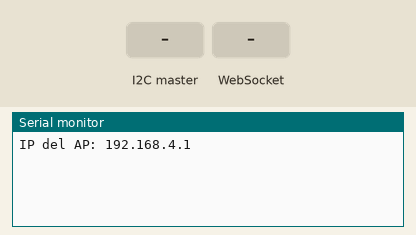
This sketch was run on a simulated ESP32. Parts: the last lines printed to the serial monitor. The test bench sets the inputs (shaded band).

Above: at 1.2 s.
1.3 s: the I2C master sends the byte 1
At 1.7 s:
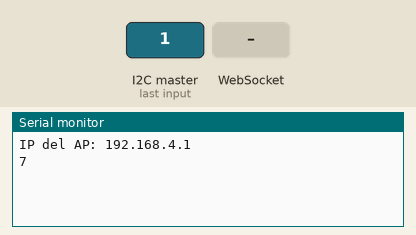
2.8 s: WebSocket text "1" received
At 3.4 s:
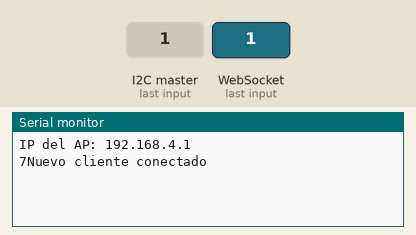

The sketch:

My_Serverv2.ino
```cpp
#include <WiFi.h>
#include <Wire.h>
#include <ESPAsyncWebServer.h>
#include <ESP32Servo.h>

// Replace with your network credentials
const char* ssid = "ESP32-Final_p";
const char* password = "123456789";

// Página HTML con WebSocket para actualizar la interfaz en tiempo real
const char index_html[] PROGMEM = R"rawliteral(
<!DOCTYPE html>
<html lang="es">
<head>
  <meta charset="UTF-8">
  <meta name="viewport" content="width=device-width, initial-scale=1.0">
  <title>Terminal de Parqueo</title>
  <style>
    body {
      font-family: Arial, sans-serif;
      display: flex;
      flex-direction: column;
      align-items: center;
      justify-content: center;
      height: 100vh;
      margin: 0;
      background-color: #f4f4f4;
    }

    .titulo {
      font-size: 36px;
      font-weight: bold;
      text-align: center;
      color: #4CAF50;
      margin-top: 20px;
      text-shadow: 2px 2px 5px rgba(0, 0, 0, 0.3);
      padding: 10px;
      width: 100%;
      background-color: #333;
      color: white;
    }

    .main-container {
      display: flex;
      justify-content: flex-start;
      align-items: center;
      gap: 40px;
      margin-top: 30px;
    }

    .content {
      display: flex;
      flex-direction: column;
      align-items: center;
      margin-right: 20px;
    }

    h1 { color: #333; margin: 20px 0; font-size: 2em; }

    .carros-container {
      display: grid;
      grid-template-columns: repeat(4, 120px);
      grid-template-rows: repeat(2, 180px);
      gap: 15px;
    }

    .carro {
      width: 120px;
      height: 180px;
      border-radius: 10px;
      box-shadow: 0 4px 8px rgba(0, 0, 0, 0.2);
      display: flex;
      justify-content: center;
      align-items: center;
      font-size: 36px;
      font-weight: bold;
      color: white;
      transition: background-color 0.3s;
    }

    .carro-verde { background-color: #4CAF50; }
    .carro-rojo { background-color: red; }

    /* Estilo para el cuadrado que muestra el número de carros verdes */
    .cuadrado {
      width: 200px;
      height: 250px;
      display: flex;
      justify-content: center;
      align-items: center;
      font-size: 200px;
      font-weight: bold;
      color: red;
      background-color: black;
      border-radius: 10px;
    }
  </style>
</head>
<body>
  <div class="titulo">
    TERMINAL DE PARQUEO
  </div>

  <div class="main-container">
    <div class="content">
      <div class="carros-container">
        <div id="carro1" class="carro carro-verde">1</div>
        <div id="carro2" class="carro carro-verde">2</div>
        <div id="carro3" class="carro carro-verde">3</div>
        <div id="carro4" class="carro carro-verde">4</div>
        <div id="carro5" class="carro carro-verde">5</div>
        <div id="carro6" class="carro carro-verde">6</div>
        <div id="carro7" class="carro carro-verde">7</div>
        <div id="carro8" class="carro carro-verde">8</div>
      </div>
    </div>

    <!-- Cuadrado que muestra el número de carros verdes -->
    <div class="cuadrado" id="cuadrado">
      0
    </div>

  </div>

  <script>
    const carros = [...document.querySelectorAll(".carro")];
    const cuadrado = document.getElementById("cuadrado");

    const ws = new WebSocket(`ws://${window.location.hostname}/ws`);
    ws.onmessage = (event) => {
      const { status, stateDis } = JSON.parse(event.data);

      // Actualización de carros
      status.forEach((state, i) => {
        carros[i].classList.toggle("carro-rojo", state === 1);
        carros[i].classList.toggle("carro-verde", state === 0);
      });

      // Actualización del cuadrado
      updateSquare(stateDis);
    };

    function updateSquare(stateDis) {
      // Mostrar el número de carros verdes en el cuadrado
      cuadrado.textContent = stateDis;
    }
  </script>
</body>
</html>


)rawliteral";

bool carStatus[8] = {false, false, false, false, false, false, false, false}; // Estados de los carros
int State_Dis = 0;  // Estado inicial del display (0 carros en verde)
AsyncWebServer server(80);
AsyncWebSocket ws("/ws");  // WebSocket para actualizaciones en tiempo real

void setup() {
  Wire.begin(0x55);                    // Configura el ESP32 como esclavo en I2C con dirección 0x01
  Wire.onReceive(receiveEvent);        // Llama a receiveEvent al recibir datos I2C
  Serial.begin(115200);

  // Configuración del AP Wi-Fi
  WiFi.softAP(ssid, password);
  Serial.print("IP del AP: ");
  Serial.println(WiFi.softAPIP());

  // Configuración del servidor WebSocket
  ws.onEvent(onWebSocketEvent);
  server.addHandler(&ws);

  // Configuración del servidor HTTP
  server.on("/", HTTP_GET, [](AsyncWebServerRequest *request){
    request->send_P(200, "text/html", index_html);
  });

  server.begin();
}

// Función para recibir eventos I2C
void receiveEvent(int bytes) {
  while (Wire.available()) {
    int carNumber = Wire.read() - 1;  // Convertir valor a índice (0 a 7 para carros 1 a 8)
    if (carNumber >= 0 && carNumber < 8) {
      carStatus[carNumber] = !carStatus[carNumber]; // Alternar el estado del carro
      notifyClients(); // Notificar a los clientes sobre el cambio
    }
  }
}

// Notificar a los clientes WebSocket del cambio de estado
void notifyClients() {
  String message = "[";
  for (int i = 0; i < 8; i++) {
    message += carStatus[i] ? "1" : "0";
    if (i < 7) message += ",";
  }
  message += "]";

  // Contamos los carros en verde
  int greenCarsCount = 0;
  for (int i = 0; i < 8; i++) {
    if (carStatus[i] == false) { // Si el carro está en verde (estado 0)
      greenCarsCount++;
    }
  }
  Serial.print(greenCarsCount);// Ver en terminal


  // Enviar el estado y la cantidad de carros verdes
  String stateMessage = "{\"status\":" + message + ", \"stateDis\":" + String(greenCarsCount) + "}";
  ws.textAll(stateMessage);
}

// Función para manejar eventos del WebSocket
void onWebSocketEvent(AsyncWebSocket *server, AsyncWebSocketClient *client, AwsEventType type, void *arg, uint8_t *data, size_t len) {
  if (type == AwsEventType::WS_EVT_CONNECT) {
    Serial.println("Nuevo cliente conectado");
  } else if (type == AwsEventType::WS_EVT_DISCONNECT) {
    Serial.println("Cliente desconectado");
  }
}

void loop() {
  // No es necesario código adicional en loop, ya que el servidor WebSocket maneja los cambios
}
```

Measured:
- after the input at 1.3 s, the serial monitor: prints a new line after 0.05 s (image 1)
- after the input at 2.8 s, the serial monitor: prints a new line at once (image 2)
